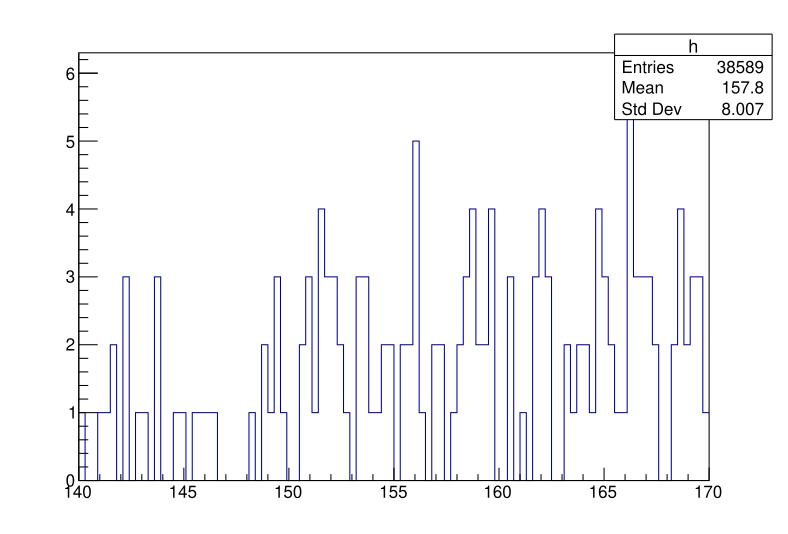

The Python source for this figure:
#!/usr/bin/env python

from AGammaD0Tohhpi0.data import datalib
import ROOT
ROOT.gROOT.SetBatch(True)
tdata = datalib.Data_2015_Kpipi0()
tmb = datalib.MiniBias_2015()

idata = 0
c = ROOT.TCanvas()
h = ROOT.TH1F('h', '', 100, 140, 170)
for i in xrange(tmb.GetEntries()) :
    tmb.GetEntry(i)
    tdata.GetEntry(i)
    pD = ROOT.TLorentzVector(tdata.lab1_PX, tdata.lab1_PY, tdata.lab1_PZ, tdata.lab1_PE)
    ppi = ROOT.TLorentzVector(tmb.piplus_PX, tmb.piplus_PY, tmb.piplus_PZ, tmb.piplus_PE)
    pDst = ROOT.TLorentzVector(pD)
    pDst += ppi
    h.Fill(pDst.M() - pD.M())
h.Draw()
c.SaveAs('bkg-deltam.pdf')
